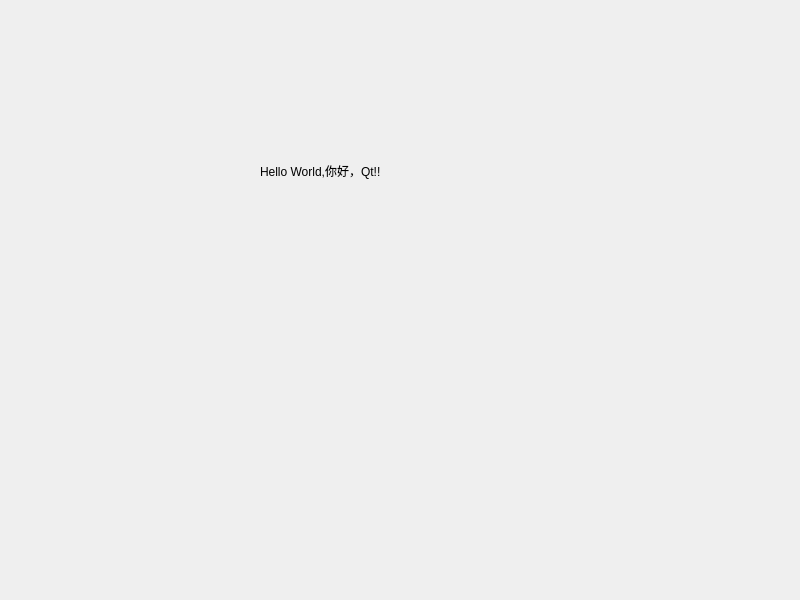
<?xml version="1.0" encoding="UTF-8"?>
<ui version="4.0">
 <class>HelloDialog</class>
 <widget class="QDialog" name="HelloDialog">
  <property name="geometry">
   <rect>
    <x>0</x>
    <y>0</y>
    <width>800</width>
    <height>600</height>
   </rect>
  </property>
  <property name="windowTitle">
   <string>HelloDialog</string>
  </property>
  <widget class="QLabel" name="label">
   <property name="geometry">
    <rect>
     <x>260</x>
     <y>160</y>
     <width>141</width>
     <height>21</height>
    </rect>
   </property>
   <property name="contextMenuPolicy">
    <enum>Qt::NoContextMenu</enum>
   </property>
   <property name="text">
    <string>Hello World,你好，Qt!!</string>
   </property>
  </widget>
 </widget>
 <resources/>
 <connections/>
</ui>
